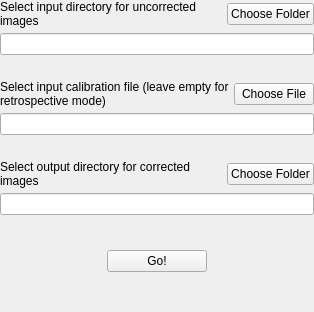
          <widget class="QWidget" name="pageStartUp">
           <layout class="QVBoxLayout" name="verticalLayout_3">
            <property name="spacing">
             <number>5</number>
            </property>
            <property name="leftMargin">
             <number>0</number>
            </property>
            <property name="topMargin">
             <number>0</number>
            </property>
            <property name="rightMargin">
             <number>0</number>
            </property>
            <property name="bottomMargin">
             <number>0</number>
            </property>
            <item>
             <layout class="QHBoxLayout" name="horizontalLayout_5" stretch="1,0,0">
              <item>
               <widget class="QLabel" name="label_6">
                <property name="sizePolicy">
                 <sizepolicy hsizetype="Preferred" vsizetype="Preferred">
                  <horstretch>1</horstretch>
                  <verstretch>0</verstretch>
                 </sizepolicy>
                </property>
                <property name="text">
                 <string>Select input directory for uncorrected images</string>
                </property>
                <property name="wordWrap">
                 <bool>true</bool>
                </property>
               </widget>
              </item>
              <item>
               <spacer name="horizontalSpacer_7">
                <property name="orientation">
                 <enum>Qt::Horizontal</enum>
                </property>
                <property name="sizeHint" stdset="0">
                 <size>
                  <width>0</width>
                  <height>20</height>
                 </size>
                </property>
               </spacer>
              </item>
              <item>
               <widget class="QPushButton" name="pushButtonInput">
                <property name="text">
                 <string>Choose Folder</string>
                </property>
               </widget>
              </item>
             </layout>
            </item>
            <item>
             <widget class="QLineEdit" name="lineEditPathInput"/>
            </item>
            <item>
             <spacer name="verticalSpacer_4">
              <property name="orientation">
               <enum>Qt::Vertical</enum>
              </property>
              <property name="sizeType">
               <enum>QSizePolicy::Fixed</enum>
              </property>
              <property name="sizeHint" stdset="0">
               <size>
                <width>20</width>
                <height>20</height>
               </size>
              </property>
             </spacer>
            </item>
            <item>
             <layout class="QHBoxLayout" name="horizontalLayout_6" stretch="1,0,0">
              <item>
               <widget class="QLabel" name="label_7">
                <property name="sizePolicy">
                 <sizepolicy hsizetype="Preferred" vsizetype="Preferred">
                  <horstretch>1</horstretch>
                  <verstretch>0</verstretch>
                 </sizepolicy>
                </property>
                <property name="text">
                 <string>Select input calibration file (leave empty for retrospective mode)</string>
                </property>
                <property name="wordWrap">
                 <bool>true</bool>
                </property>
               </widget>
              </item>
              <item>
               <spacer name="horizontalSpacer_8">
                <property name="orientation">
                 <enum>Qt::Horizontal</enum>
                </property>
                <property name="sizeHint" stdset="0">
                 <size>
                  <width>0</width>
                  <height>20</height>
                 </size>
                </property>
               </spacer>
              </item>
              <item>
               <widget class="QPushButton" name="pushButtonCalibrationFile">
                <property name="text">
                 <string>Choose File</string>
                </property>
               </widget>
              </item>
             </layout>
            </item>
            <item>
             <widget class="QLineEdit" name="lineEditPathCalibrationFile"/>
            </item>
            <item>
             <spacer name="verticalSpacer_6">
              <property name="orientation">
               <enum>Qt::Vertical</enum>
              </property>
              <property name="sizeType">
               <enum>QSizePolicy::Fixed</enum>
              </property>
              <property name="sizeHint" stdset="0">
               <size>
                <width>20</width>
                <height>20</height>
               </size>
              </property>
             </spacer>
            </item>
            <item>
             <layout class="QHBoxLayout" name="horizontalLayout_7">
              <item>
               <widget class="QLabel" name="label_8">
                <property name="sizePolicy">
                 <sizepolicy hsizetype="Preferred" vsizetype="Preferred">
                  <horstretch>1</horstretch>
                  <verstretch>0</verstretch>
                 </sizepolicy>
                </property>
                <property name="text">
                 <string>Select output directory for corrected images</string>
                </property>
                <property name="wordWrap">
                 <bool>true</bool>
                </property>
               </widget>
              </item>
              <item>
               <spacer name="horizontalSpacer_9">
                <property name="orientation">
                 <enum>Qt::Horizontal</enum>
                </property>
                <property name="sizeHint" stdset="0">
                 <size>
                  <width>0</width>
                  <height>20</height>
                 </size>
                </property>
               </spacer>
              </item>
              <item>
               <widget class="QPushButton" name="pushButtonOutput">
                <property name="text">
                 <string>Choose Folder</string>
                </property>
               </widget>
              </item>
             </layout>
            </item>
            <item>
             <widget class="QLineEdit" name="lineEditPathOutput"/>
            </item>
            <item>
             <spacer name="verticalSpacer_7">
              <property name="orientation">
               <enum>Qt::Vertical</enum>
              </property>
              <property name="sizeType">
               <enum>QSizePolicy::Fixed</enum>
              </property>
              <property name="sizeHint" stdset="0">
               <size>
                <width>20</width>
                <height>30</height>
               </size>
              </property>
             </spacer>
            </item>
            <item>
             <layout class="QHBoxLayout" name="horizontalLayout_8">
              <item>
               <spacer name="horizontalSpacer_10">
                <property name="orientation">
                 <enum>Qt::Horizontal</enum>
                </property>
                <property name="sizeHint" stdset="0">
                 <size>
                  <width>0</width>
                  <height>20</height>
                 </size>
                </property>
               </spacer>
              </item>
              <item>
               <widget class="QPushButton" name="pushButtonGo">
                <property name="minimumSize">
                 <size>
                  <width>100</width>
                  <height>0</height>
                 </size>
                </property>
                <property name="text">
                 <string>Go!</string>
                </property>
               </widget>
              </item>
              <item>
               <spacer name="horizontalSpacer_11">
                <property name="orientation">
                 <enum>Qt::Horizontal</enum>
                </property>
                <property name="sizeHint" stdset="0">
                 <size>
                  <width>0</width>
                  <height>20</height>
                 </size>
                </property>
               </spacer>
              </item>
             </layout>
            </item>
            <item>
             <spacer name="verticalSpacer_5">
              <property name="orientation">
               <enum>Qt::Vertical</enum>
              </property>
              <property name="sizeHint" stdset="0">
               <size>
                <width>20</width>
                <height>40</height>
               </size>
              </property>
             </spacer>
            </item>
           </layout>
          </widget>
